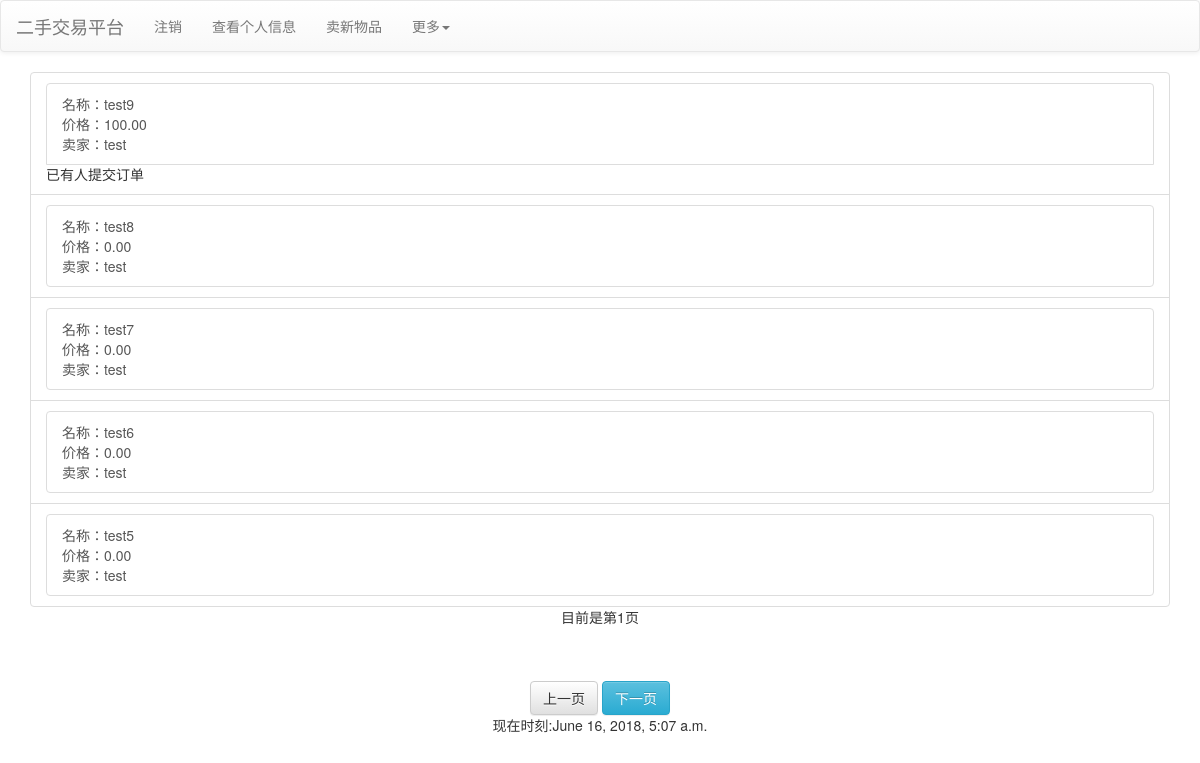
Page /myproduct (signed in) on the earlier database version.
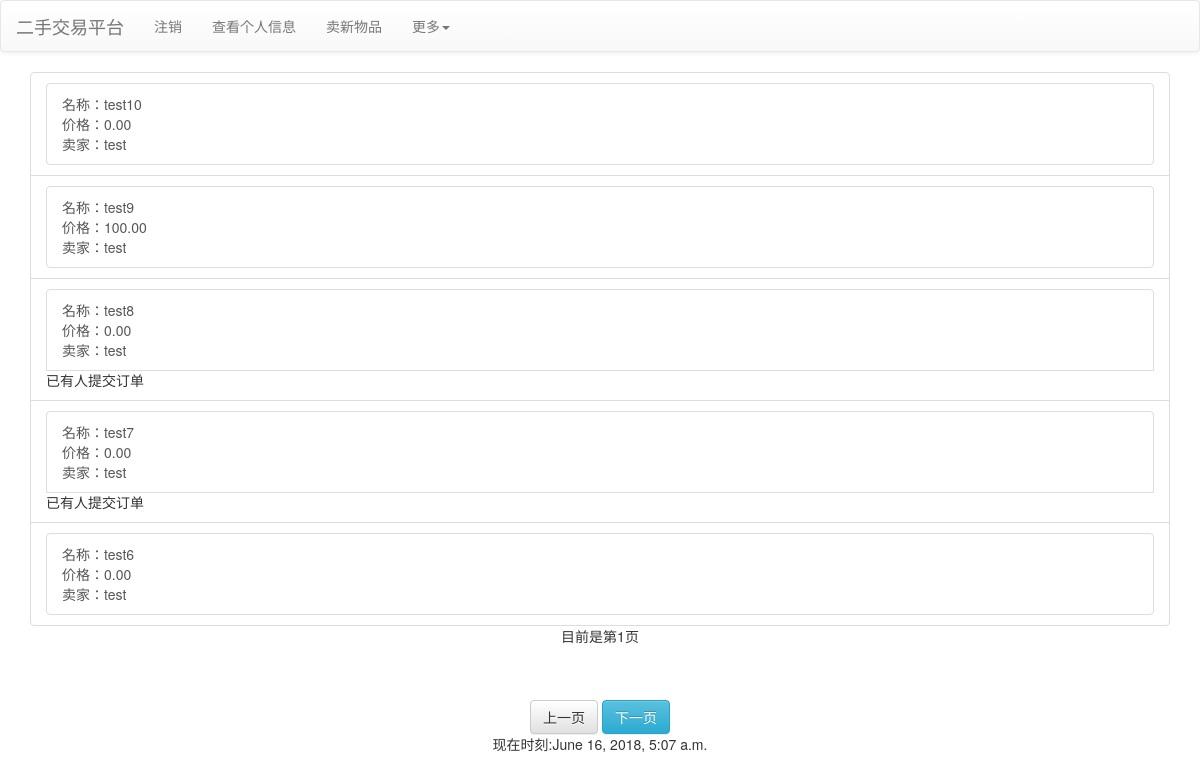
Same page on the later database version.
### mainsite/models.py (models this page shows, shortened)
class Product(models.Model):
    seller = models.ForeignKey(Profile,on_delete=models.CASCADE)
    category = models.ForeignKey(Category, null = True, blank = True, on_delete = models.SET_NULL)
    price = models.DecimalField(max_digits = 10, decimal_places = 2, default = 0)
    name = models.CharField(max_length = 32)
    description = models.TextField(default = "暂无简介")
    state = models.IntegerField(default = -1)

class Profile(models.Model):
    user = models.OneToOneField(User, on_delete=models.CASCADE)
    sex = models.IntegerField(default = 0)
    full_name = models.CharField(max_length=32, null=True, blank=True)
    phone = models.CharField(max_length=15, null=True, blank=True)
    address = models.CharField(max_length=256, null=True, blank=True)
    BoundPayment = models.CharField(max_length=32, null=True, blank=True)
    usertype = models.IntegerField(default=0)
    email = models.EmailField(null=True, blank=True)
    email_binding = models.EmailField(null=True, blank=True)
    email_binding_key = models.CharField(max_length=4, null=True, blank=True)
    pay_binding = models.CharField(max_length=32, null=True, blank=True)
    pay_binding_key = models.CharField(max_length=4, null=True, blank=True)
    def __str__(self):
        return self.user.username

### mainsite/views.py (the view)
# urls.py: path('myproduct', views.myproduct),
@login_required(login_url='/login/')
def myproduct(request):
    TheTimeOfNow = datetime.now()
    if request.user.is_authenticated:
        username = request.user.username
    profile_cur = models.Profile.objects.get(user=request.user)
    all_products = models.Product.objects.filter(seller = profile_cur).order_by("-id")
    paginator_cur = paginator.Paginator(all_products, 5)
    p = request.GET.get('p')
    try:
        products = paginator_cur.page(p)
    except paginator.PageNotAnInteger:
        products = paginator_cur.page(1)
    except paginator.EmptyPage:
        products = paginator_cur.page(paginator_cur.num_pages)
    return render(request, 'myproduct.html', locals())

### templates/myproduct.html (shortened to what this page needs)
{% extends "base.html" %}
{% block content %}
<div class="container">
    <div class="row">
        {% for product in products %}
            {% if forloop.first %}
                <div class="container">
            {% endif %}
                    <div class="list-group-item">
                        <a href="/product/{{product.id}}" class="list-group-item">
                            名称：{{product.name}}
                            <br />
                            价格：{{product.price}}
                            <br />
                            卖家：{{product.seller}}
                            <br />
                        </a>
                        {% if product.state == 1 %}已有人提交订单<br />{% endif %}
                    </div>
            {% if forloop.last %}
                </div>
            {% endif %}
        {% empty %}
            <center><h3>您没有正在等待出售的物品</h3></center>
        {% endfor %}
    </div>
    <div class="row" align="center">
            目前是第{{ products.number }}页
    </div>
    <div class="pagination pagination-centered" style="height: auto;">
    </div>
    <div class="row" align="center">
        {% if products.has_previous %}
            <a class="btn btn-info" href="?p={{ products.previous_page_number }}">
                上一页
            </a>
        {% else %}
            <a class="btn btn-default" href="#">
                上一页
            </a>
        {% endif %}
        {% if products.has_next %}
            <a class="btn btn-info" href="?p={{ products.next_page_number }}">
                下一页
            </a>
        {% else %}
            <a class="btn btn-default " href="#">
                下一页
            </a>
        {% endif %}
    </div>
</div>
{% endblock %}

Differences in the rows shown:
no longer on this page (row unchanged): Product: name "test5", price "0.00", seller "test"
added Product: name "test10", price "0.00", seller "test"
changed Product "test9": no longer shows "已有人提交订单"
changed Product "test8": now shows "已有人提交订单"
changed Product "test7": now shows "已有人提交订单"
